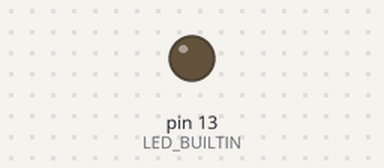
This sketch was run on a simulated Arduino Uno, built with avr-gcc and run on an emulated ATmega328P. Parts: output pins drawn as LEDs (lit = HIGH).

Above: at 0.35 s.
At 15.1 s:
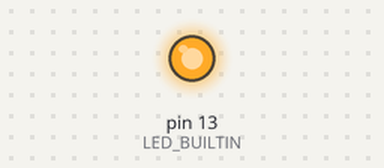
Timing chart, 0 to 16.3 s (numbered marks = the images above):
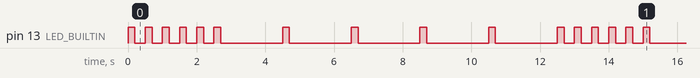

Measured:
- by itself, pin 13 (LED_BUILTIN): repeats every 12.5 s: 5 × (LOW 0.30 s, HIGH 0.20 s), 5 × (LOW 1.8 s, HIGH 0.20 s)
- by itself, everything shown: repeats every 12.5 s, in 20 steps

The sketch:

alternate-blink.ino
```cpp
void setup() {
  pinMode(LED_BUILTIN, OUTPUT);
}
void pulse (int pin, int times, int duration) {
  for (int x=0; x<times; x++) {
    digitalWrite(pin, HIGH);
    delay(200);
    digitalWrite(pin, LOW);
    delay(duration-200);
  }
}
void loop() {
 pulse(LED_BUILTIN, 5, 500);
 pulse(LED_BUILTIN, 5, 2000);
}
```
